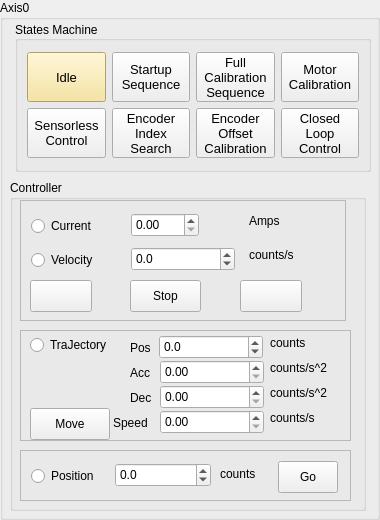
           <widget class="QGroupBox" name="groupBox_13">
            <property name="enabled">
             <bool>true</bool>
            </property>
            <property name="title">
             <string>Axis0</string>
            </property>
            <widget class="QGroupBox" name="groupBox_statesMachine">
             <property name="enabled">
              <bool>true</bool>
             </property>
             <property name="geometry">
              <rect>
               <x>15</x>
               <y>21</y>
               <width>356</width>
               <height>151</height>
              </rect>
             </property>
             <property name="title">
              <string>States Machine</string>
             </property>
             <property name="alignment">
              <set>Qt::AlignLeading|Qt::AlignLeft|Qt::AlignVCenter</set>
             </property>
             <layout class="QGridLayout" name="gridLayout_4">
              <item row="0" column="0">
               <layout class="QGridLayout" name="gridLayout_3">
                <item row="0" column="0">
                 <widget class="QPushButton" name="axis0_pushButton_idle">
                  <property name="minimumSize">
                   <size>
                    <width>0</width>
                    <height>0</height>
                   </size>
                  </property>
                  <property name="maximumSize">
                   <size>
                    <width>80</width>
                    <height>50</height>
                   </size>
                  </property>
                  <property name="font">
                   <font>
                    <pointsize>10</pointsize>
                    <weight>50</weight>
                    <bold>false</bold>
                   </font>
                  </property>
                  <property name="mouseTracking">
                   <bool>false</bool>
                  </property>
                  <property name="autoFillBackground">
                   <bool>false</bool>
                  </property>
                  <property name="styleSheet">
                   <string notr="true">background-color: rgb(246, 224, 143);</string>
                  </property>
                  <property name="text">
                   <string>Idle</string>
                  </property>
                 </widget>
                </item>
                <item row="0" column="1">
                 <widget class="QPushButton" name="axis0_pushButton_startupSequence">
                  <property name="minimumSize">
                   <size>
                    <width>0</width>
                    <height>0</height>
                   </size>
                  </property>
                  <property name="maximumSize">
                   <size>
                    <width>80</width>
                    <height>50</height>
                   </size>
                  </property>
                  <property name="font">
                   <font>
                    <pointsize>10</pointsize>
                   </font>
                  </property>
                  <property name="text">
                   <string>Startup
Sequence</string>
                  </property>
                 </widget>
                </item>
                <item row="1" column="1">
                 <widget class="QPushButton" name="axis0_pushButton_encoderIndexSearch">
                  <property name="minimumSize">
                   <size>
                    <width>0</width>
                    <height>0</height>
                   </size>
                  </property>
                  <property name="maximumSize">
                   <size>
                    <width>80</width>
                    <height>50</height>
                   </size>
                  </property>
                  <property name="font">
                   <font>
                    <pointsize>10</pointsize>
                   </font>
                  </property>
                  <property name="text">
                   <string>Encoder
Index
Search</string>
                  </property>
                 </widget>
                </item>
                <item row="0" column="2">
                 <widget class="QPushButton" name="axis0_pushButton_fullCalibrationSequence">
                  <property name="minimumSize">
                   <size>
                    <width>0</width>
                    <height>0</height>
                   </size>
                  </property>
                  <property name="maximumSize">
                   <size>
                    <width>80</width>
                    <height>50</height>
                   </size>
                  </property>
                  <property name="font">
                   <font>
                    <pointsize>10</pointsize>
                   </font>
                  </property>
                  <property name="text">
                   <string>Full
Calibration
Sequence</string>
                  </property>
                 </widget>
                </item>
                <item row="0" column="3">
                 <widget class="QPushButton" name="axis0_pushButton_motorCalibration">
                  <property name="minimumSize">
                   <size>
                    <width>0</width>
                    <height>0</height>
                   </size>
                  </property>
                  <property name="maximumSize">
                   <size>
                    <width>80</width>
                    <height>50</height>
                   </size>
                  </property>
                  <property name="font">
                   <font>
                    <pointsize>10</pointsize>
                   </font>
                  </property>
                  <property name="text">
                   <string>Motor
Calibration</string>
                  </property>
                 </widget>
                </item>
                <item row="1" column="0">
                 <widget class="QPushButton" name="axis0_pushButton_sensorlessControl">
                  <property name="minimumSize">
                   <size>
                    <width>0</width>
                    <height>0</height>
                   </size>
                  </property>
                  <property name="maximumSize">
                   <size>
                    <width>80</width>
                    <height>50</height>
                   </size>
                  </property>
                  <property name="font">
                   <font>
                    <pointsize>10</pointsize>
                   </font>
                  </property>
                  <property name="text">
                   <string>Sensorless
Control</string>
                  </property>
                 </widget>
                </item>
                <item row="1" column="2">
                 <widget class="QPushButton" name="axis0_pushButton_encoderOffsetCalibration">
                  <property name="minimumSize">
                   <size>
                    <width>0</width>
                    <height>0</height>
                   </size>
                  </property>
                  <property name="maximumSize">
                   <size>
                    <width>80</width>
                    <height>50</height>
                   </size>
                  </property>
                  <property name="font">
                   <font>
                    <pointsize>10</pointsize>
                   </font>
                  </property>
                  <property name="text">
                   <string>Encoder
Offset
Calibration</string>
                  </property>
                 </widget>
                </item>
                <item row="1" column="3">
                 <widget class="QPushButton" name="axis0_pushButton_closedLoopControl">
                  <property name="minimumSize">
                   <size>
                    <width>0</width>
                    <height>0</height>
                   </size>
                  </property>
                  <property name="maximumSize">
                   <size>
                    <width>80</width>
                    <height>50</height>
                   </size>
                  </property>
                  <property name="font">
                   <font>
                    <pointsize>10</pointsize>
                   </font>
                  </property>
                  <property name="text">
                   <string>Closed
Loop
Control</string>
                  </property>
                 </widget>
                </item>
               </layout>
              </item>
             </layout>
            </widget>
            <widget class="QGroupBox" name="groupBox_controller">
             <property name="geometry">
              <rect>
               <x>10</x>
               <y>180</y>
               <width>356</width>
               <height>331</height>
              </rect>
             </property>
             <property name="title">
              <string>Controller</string>
             </property>
             <widget class="QFrame" name="frame">
              <property name="geometry">
               <rect>
                <x>10</x>
                <y>20</y>
                <width>326</width>
                <height>121</height>
               </rect>
              </property>
              <property name="frameShape">
               <enum>QFrame::StyledPanel</enum>
              </property>
              <property name="frameShadow">
               <enum>QFrame::Raised</enum>
              </property>
              <widget class="QPushButton" name="axis0Stop_pushButton">
               <property name="geometry">
                <rect>
                 <x>110</x>
                 <y>80</y>
                 <width>71</width>
                 <height>32</height>
                </rect>
               </property>
               <property name="text">
                <string>Stop</string>
               </property>
              </widget>
              <widget class="QRadioButton" name="axis0Current_radioButton">
               <property name="geometry">
                <rect>
                 <x>11</x>
                 <y>16</y>
                 <width>71</width>
                 <height>20</height>
                </rect>
               </property>
               <property name="text">
                <string>Current</string>
               </property>
               <attribute name="buttonGroup">
                <string notr="true">buttonGroup_13</string>
               </attribute>
              </widget>
              <widget class="QDoubleSpinBox" name="axis0Current_doubleSpinBox">
               <property name="geometry">
                <rect>
                 <x>111</x>
                 <y>13</y>
                 <width>68</width>
                 <height>24</height>
                </rect>
               </property>
               <property name="singleStep">
                <double>0.100000000000000</double>
               </property>
              </widget>
              <widget class="QDoubleSpinBox" name="axis0Velocity_doubleSpinBox">
               <property name="geometry">
                <rect>
                 <x>111</x>
                 <y>47</y>
                 <width>104</width>
                 <height>24</height>
                </rect>
               </property>
               <property name="decimals">
                <number>1</number>
               </property>
               <property name="minimum">
                <double>-1000000.000000000000000</double>
               </property>
               <property name="maximum">
                <double>1000000.000000000000000</double>
               </property>
               <property name="singleStep">
                <double>1024.000000000000000</double>
               </property>
              </widget>
              <widget class="QPushButton" name="axis0Forward_pushButton">
               <property name="geometry">
                <rect>
                 <x>220</x>
                 <y>80</y>
                 <width>62</width>
                 <height>32</height>
                </rect>
               </property>
               <property name="text">
                <string/>
               </property>
               <property name="icon">
                <iconset>
                 <normaloff>Icons/Right.png</normaloff>Icons/Right.png</iconset>
               </property>
              </widget>
              <widget class="QRadioButton" name="axis0Velocity_radioButton">
               <property name="geometry">
                <rect>
                 <x>11</x>
                 <y>50</y>
                 <width>74</width>
                 <height>20</height>
                </rect>
               </property>
               <property name="text">
                <string>Velocity</string>
               </property>
               <attribute name="buttonGroup">
                <string notr="true">buttonGroup_13</string>
               </attribute>
              </widget>
              <widget class="QPushButton" name="axis0Backward_pushButton">
               <property name="geometry">
                <rect>
                 <x>10</x>
                 <y>80</y>
                 <width>62</width>
                 <height>32</height>
                </rect>
               </property>
               <property name="text">
                <string/>
               </property>
               <property name="icon">
                <iconset>
                 <normaloff>Icons/Left.png</normaloff>Icons/Left.png</iconset>
               </property>
              </widget>
              <widget class="QLabel" name="label_3">
               <property name="geometry">
                <rect>
                 <x>229</x>
                 <y>13</y>
                 <width>35</width>
                 <height>16</height>
                </rect>
               </property>
               <property name="text">
                <string>Amps</string>
               </property>
              </widget>
              <widget class="QLabel" name="label_4">
               <property name="geometry">
                <rect>
                 <x>229</x>
                 <y>47</y>
                 <width>53</width>
                 <height>16</height>
                </rect>
               </property>
               <property name="text">
                <string>counts/s</string>
               </property>
              </widget>
             </widget>
             <widget class="QFrame" name="frame_3">
              <property name="geometry">
               <rect>
                <x>10</x>
                <y>270</y>
                <width>331</width>
                <height>51</height>
               </rect>
              </property>
              <property name="frameShape">
               <enum>QFrame::StyledPanel</enum>
              </property>
              <property name="frameShadow">
               <enum>QFrame::Raised</enum>
              </property>
              <widget class="QLabel" name="label_5">
               <property name="geometry">
                <rect>
                 <x>200</x>
                 <y>16</y>
                 <width>42</width>
                 <height>16</height>
                </rect>
               </property>
               <property name="text">
                <string>counts</string>
               </property>
              </widget>
              <widget class="QDoubleSpinBox" name="axis0Position_doubleSpinBox">
               <property name="geometry">
                <rect>
                 <x>95</x>
                 <y>13</y>
                 <width>96</width>
                 <height>24</height>
                </rect>
               </property>
               <property name="decimals">
                <number>1</number>
               </property>
               <property name="minimum">
                <double>-100000.000000000000000</double>
               </property>
               <property name="maximum">
                <double>100000.000000000000000</double>
               </property>
               <property name="singleStep">
                <double>1024.000000000000000</double>
               </property>
              </widget>
              <widget class="QRadioButton" name="axis0Position_radioButton">
               <property name="geometry">
                <rect>
                 <x>11</x>
                 <y>16</y>
                 <width>74</width>
                 <height>20</height>
                </rect>
               </property>
               <property name="text">
                <string>Position</string>
               </property>
               <property name="autoExclusive">
                <bool>true</bool>
               </property>
               <attribute name="buttonGroup">
                <string notr="true">buttonGroup_13</string>
               </attribute>
              </widget>
              <widget class="QPushButton" name="axis0PositionGo_pushButton">
               <property name="geometry">
                <rect>
                 <x>258</x>
                 <y>11</y>
                 <width>60</width>
                 <height>32</height>
                </rect>
               </property>
               <property name="text">
                <string>Go</string>
               </property>
              </widget>
             </widget>
             <widget class="QFrame" name="frame_6">
              <property name="geometry">
               <rect>
                <x>10</x>
                <y>150</y>
                <width>331</width>
                <height>111</height>
               </rect>
              </property>
              <property name="frameShape">
               <enum>QFrame::StyledPanel</enum>
              </property>
              <property name="frameShadow">
               <enum>QFrame::Raised</enum>
              </property>
              <widget class="QDoubleSpinBox" name="axis0TrajectorySpeed_doubleSpinBox">
               <property name="geometry">
                <rect>
                 <x>140</x>
                 <y>80</y>
                 <width>104</width>
                 <height>24</height>
                </rect>
               </property>
               <property name="maximum">
                <double>100000.000000000000000</double>
               </property>
               <property name="singleStep">
                <double>1024.000000000000000</double>
               </property>
              </widget>
              <widget class="QLabel" name="label_17">
               <property name="geometry">
                <rect>
                 <x>250</x>
                 <y>80</y>
                 <width>70</width>
                 <height>16</height>
                </rect>
               </property>
               <property name="text">
                <string>counts/s</string>
               </property>
              </widget>
              <widget class="QRadioButton" name="axis0Trajectory_radioButton">
               <property name="geometry">
                <rect>
                 <x>10</x>
                 <y>5</y>
                 <width>91</width>
                 <height>20</height>
                </rect>
               </property>
               <property name="text">
                <string>TraJectory</string>
               </property>
               <property name="autoExclusive">
                <bool>true</bool>
               </property>
               <attribute name="buttonGroup">
                <string notr="true">buttonGroup_13</string>
               </attribute>
              </widget>
              <widget class="QLabel" name="label_18">
               <property name="geometry">
                <rect>
                 <x>250</x>
                 <y>30</y>
                 <width>70</width>
                 <height>16</height>
                </rect>
               </property>
               <property name="text">
                <string>counts/s^2</string>
               </property>
              </widget>
              <widget class="QDoubleSpinBox" name="axis0TrajectoryAcc_doubleSpinBox">
               <property name="geometry">
                <rect>
                 <x>140</x>
                 <y>30</y>
                 <width>104</width>
                 <height>24</height>
                </rect>
               </property>
               <property name="minimum">
                <double>0.000000000000000</double>
               </property>
               <property name="maximum">
                <double>100000.000000000000000</double>
               </property>
               <property name="singleStep">
                <double>1024.000000000000000</double>
               </property>
              </widget>
              <widget class="QDoubleSpinBox" name="axis0TrajectoryDec_doubleSpinBox">
               <property name="geometry">
                <rect>
                 <x>140</x>
                 <y>55</y>
                 <width>104</width>
                 <height>24</height>
                </rect>
               </property>
               <property name="minimum">
                <double>0.000000000000000</double>
               </property>
               <property name="maximum">
                <double>100000.000000000000000</double>
               </property>
               <property name="singleStep">
                <double>1024.000000000000000</double>
               </property>
              </widget>
              <widget class="QLabel" name="label_19">
               <property name="geometry">
                <rect>
                 <x>250</x>
                 <y>55</y>
                 <width>70</width>
                 <height>16</height>
                </rect>
               </property>
               <property name="text">
                <string>counts/s^2</string>
               </property>
              </widget>
              <widget class="QLabel" name="label_16">
               <property name="geometry">
                <rect>
                 <x>250</x>
                 <y>5</y>
                 <width>42</width>
                 <height>16</height>
                </rect>
               </property>
               <property name="text">
                <string>counts</string>
               </property>
              </widget>
              <widget class="QPushButton" name="axis0TrajectoryMove_pushButton">
               <property name="geometry">
                <rect>
                 <x>10</x>
                 <y>78</y>
                 <width>80</width>
                 <height>32</height>
                </rect>
               </property>
               <property name="text">
                <string>Move</string>
               </property>
              </widget>
              <widget class="QDoubleSpinBox" name="axis0TrajectoryPos_doubleSpinBox">
               <property name="geometry">
                <rect>
                 <x>139</x>
                 <y>5</y>
                 <width>104</width>
                 <height>24</height>
                </rect>
               </property>
               <property name="decimals">
                <number>1</number>
               </property>
               <property name="minimum">
                <double>-100000.000000000000000</double>
               </property>
               <property name="maximum">
                <double>100000.000000000000000</double>
               </property>
               <property name="singleStep">
                <double>1024.000000000000000</double>
               </property>
              </widget>
              <widget class="QLabel" name="label_20">
               <property name="geometry">
                <rect>
                 <x>110</x>
                 <y>35</y>
                 <width>30</width>
                 <height>16</height>
                </rect>
               </property>
               <property name="text">
                <string>Acc</string>
               </property>
              </widget>
              <widget class="QLabel" name="label_21">
               <property name="geometry">
                <rect>
                 <x>110</x>
                 <y>60</y>
                 <width>30</width>
                 <height>16</height>
                </rect>
               </property>
               <property name="text">
                <string>Dec</string>
               </property>
              </widget>
              <widget class="QLabel" name="label_22">
               <property name="geometry">
                <rect>
                 <x>93</x>
                 <y>85</y>
                 <width>40</width>
                 <height>16</height>
                </rect>
               </property>
               <property name="text">
                <string>Speed</string>
               </property>
              </widget>
              <widget class="QLabel" name="label_23">
               <property name="geometry">
                <rect>
                 <x>110</x>
                 <y>10</y>
                 <width>30</width>
                 <height>16</height>
                </rect>
               </property>
               <property name="text">
                <string>Pos</string>
               </property>
              </widget>
             </widget>
            </widget>
           </widget>
